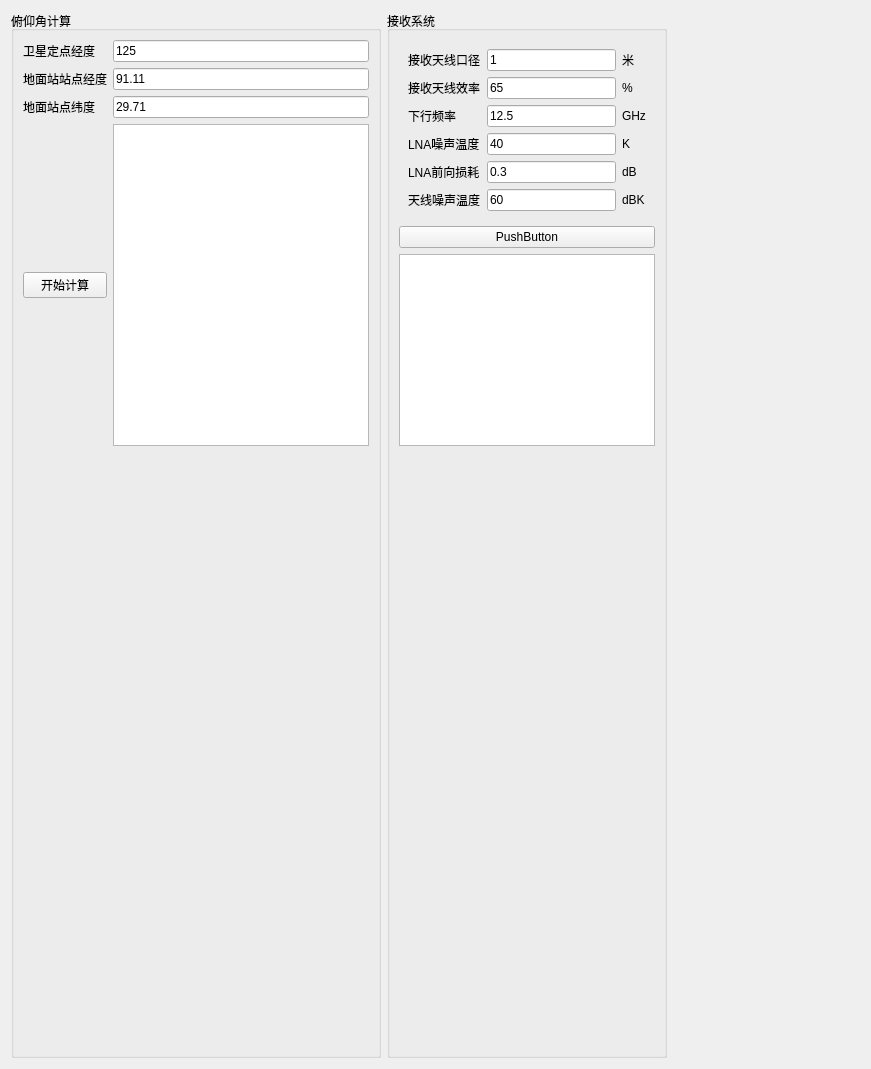
      <widget class="QWidget" name="tab_5">
       <attribute name="title">
        <string>附加页</string>
       </attribute>
       <layout class="QHBoxLayout" name="horizontalLayout_34">
        <item>
         <widget class="QGroupBox" name="groupBox_41">
          <property name="title">
           <string>俯仰角计算</string>
          </property>
          <layout class="QGridLayout" name="gridLayout_8">
           <item row="3" column="0">
            <widget class="QLabel" name="label_95">
             <property name="text">
              <string>地面站点纬度</string>
             </property>
            </widget>
           </item>
           <item row="0" column="0">
            <widget class="QLabel" name="label_93">
             <property name="text">
              <string>卫星定点经度</string>
             </property>
            </widget>
           </item>
           <item row="4" column="0">
            <widget class="QPushButton" name="pushButton_9">
             <property name="text">
              <string>开始计算</string>
             </property>
            </widget>
           </item>
           <item row="3" column="1">
            <widget class="QLineEdit" name="lat_station">
             <property name="text">
              <string>29.71</string>
             </property>
            </widget>
           </item>
           <item row="4" column="1">
            <widget class="QTextBrowser" name="textBrowser">
             <property name="enabled">
              <bool>true</bool>
             </property>
            </widget>
           </item>
           <item row="2" column="0">
            <widget class="QLabel" name="label_94">
             <property name="text">
              <string>地面站站点经度</string>
             </property>
            </widget>
           </item>
           <item row="0" column="1">
            <widget class="QLineEdit" name="log_sat">
             <property name="text">
              <string>125</string>
             </property>
            </widget>
           </item>
           <item row="2" column="1">
            <widget class="QLineEdit" name="log_station">
             <property name="text">
              <string>91.11</string>
             </property>
            </widget>
           </item>
           <item row="5" column="0" colspan="2">
            <spacer name="verticalSpacer_6">
             <property name="orientation">
              <enum>Qt::Vertical</enum>
             </property>
             <property name="sizeType">
              <enum>QSizePolicy::Fixed</enum>
             </property>
             <property name="sizeHint" stdset="0">
              <size>
               <width>20</width>
               <height>600</height>
              </size>
             </property>
            </spacer>
           </item>
          </layout>
         </widget>
        </item>
        <item>
         <widget class="QGroupBox" name="groupBox_42">
          <property name="title">
           <string>接收系统</string>
          </property>
          <layout class="QVBoxLayout" name="verticalLayout_3">
           <item>
            <widget class="QFrame" name="gridFrame">
             <layout class="QGridLayout" name="gridLayout_10">
              <item row="8" column="1">
               <widget class="QLineEdit" name="lineEdit_11">
                <property name="text">
                 <string>60</string>
                </property>
               </widget>
              </item>
              <item row="7" column="2">
               <widget class="QLabel" name="label_116">
                <property name="text">
                 <string>dB</string>
                </property>
               </widget>
              </item>
              <item row="2" column="0">
               <widget class="QLabel" name="label_96">
                <property name="text">
                 <string>接收天线口径</string>
                </property>
               </widget>
              </item>
              <item row="7" column="1">
               <widget class="QLineEdit" name="lineEdit">
                <property name="text">
                 <string>0.3</string>
                </property>
               </widget>
              </item>
              <item row="2" column="2">
               <widget class="QLabel" name="label_113">
                <property name="text">
                 <string>米</string>
                </property>
               </widget>
              </item>
              <item row="8" column="2">
               <widget class="QLabel" name="label_112">
                <property name="text">
                 <string>dBK</string>
                </property>
               </widget>
              </item>
              <item row="8" column="0">
               <widget class="QLabel" name="label_111">
                <property name="text">
                 <string>天线噪声温度</string>
                </property>
               </widget>
              </item>
              <item row="7" column="0">
               <widget class="QLabel" name="label_109">
                <property name="text">
                 <string>LNA前向损耗</string>
                </property>
               </widget>
              </item>
              <item row="3" column="0">
               <widget class="QLabel" name="label_104">
                <property name="text">
                 <string>接收天线效率</string>
                </property>
               </widget>
              </item>
              <item row="4" column="0">
               <widget class="QLabel" name="label_105">
                <property name="text">
                 <string>下行频率</string>
                </property>
               </widget>
              </item>
              <item row="5" column="0">
               <widget class="QLabel" name="label_110">
                <property name="text">
                 <string>LNA噪声温度</string>
                </property>
               </widget>
              </item>
              <item row="5" column="1">
               <widget class="QLineEdit" name="lineEdit_5">
                <property name="text">
                 <string>40</string>
                </property>
               </widget>
              </item>
              <item row="4" column="1">
               <widget class="QLineEdit" name="lineEdit_4">
                <property name="text">
                 <string>12.5</string>
                </property>
               </widget>
              </item>
              <item row="3" column="1">
               <widget class="QLineEdit" name="lineEdit_2">
                <property name="text">
                 <string>65</string>
                </property>
               </widget>
              </item>
              <item row="3" column="2">
               <widget class="QLabel" name="label_115">
                <property name="text">
                 <string>%</string>
                </property>
               </widget>
              </item>
              <item row="2" column="1">
               <widget class="QLineEdit" name="lineEdit_3">
                <property name="text">
                 <string>1</string>
                </property>
               </widget>
              </item>
              <item row="5" column="2">
               <widget class="QLabel" name="label_117">
                <property name="text">
                 <string>K</string>
                </property>
               </widget>
              </item>
              <item row="4" column="2">
               <widget class="QLabel" name="label_114">
                <property name="text">
                 <string>GHz</string>
                </property>
               </widget>
              </item>
             </layout>
            </widget>
           </item>
           <item>
            <widget class="QPushButton" name="pushButton_10">
             <property name="text">
              <string>PushButton</string>
             </property>
            </widget>
           </item>
           <item>
            <widget class="QTextBrowser" name="textBrowser_2">
             <property name="enabled">
              <bool>true</bool>
             </property>
            </widget>
           </item>
           <item>
            <spacer name="verticalSpacer_7">
             <property name="orientation">
              <enum>Qt::Vertical</enum>
             </property>
             <property name="sizeType">
              <enum>QSizePolicy::Fixed</enum>
             </property>
             <property name="sizeHint" stdset="0">
              <size>
               <width>20</width>
               <height>600</height>
              </size>
             </property>
            </spacer>
           </item>
          </layout>
         </widget>
        </item>
        <item>
         <spacer name="horizontalSpacer_2">
          <property name="orientation">
           <enum>Qt::Horizontal</enum>
          </property>
          <property name="sizeHint" stdset="0">
           <size>
            <width>165</width>
            <height>20</height>
           </size>
          </property>
         </spacer>
        </item>
        <item>
         <spacer name="horizontalSpacer">
          <property name="orientation">
           <enum>Qt::Horizontal</enum>
          </property>
          <property name="sizeHint" stdset="0">
           <size>
            <width>28</width>
            <height>20</height>
           </size>
          </property>
         </spacer>
        </item>
       </layout>
      </widget>
